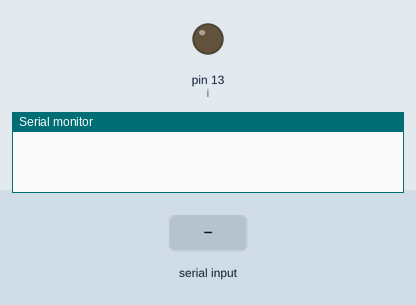
A sketch run on a simulated Arduino Uno, built with avr-gcc and run on an emulated ATmega328P. Shown: output pins drawn as LEDs (lit = HIGH), the last lines printed to the serial monitor. Dashed ring = blinking. Inputs (shaded band) come from the test bench.

Above: at 1.2 s.
1.3 s: "b" received over Serial
At 5.1 s:
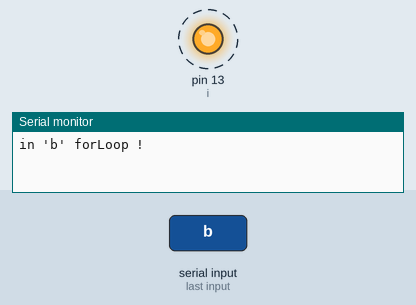
Timing chart, 0 to 10.3 s (numbered marks = the images above; inputs shaded):
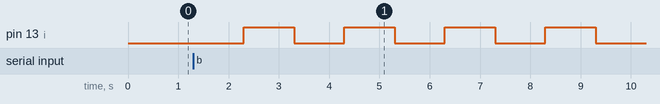

Measured:
- after the input at 1.3 s, pin 13 (i): alternates HIGH for 1.0 s and LOW for 1.0 s, starting after 1.0 s

The sketch:

SerialTest1.ino.ino
```cpp
char c = '1';
int i = 13;

void setup() {
  // put your setup code here, to run once:

    pinMode(i,OUTPUT);


  Serial.begin(9600);
}

void loop() {
  // put your main code here, to run repeatedly:
  char c;
  if(Serial.available()){
  c = Serial.read();
  }
 if(c == 'b'){
    for(int clk=0;clk<30;clk++){
    digitalWrite(i,LOW);

    delay(1000);

     digitalWrite(i,HIGH);

    delay(1000);
    Serial.println("in 'b' forLoop !");
    }
    Serial.println("out of 'b' forLoop !");
 }
   if(c ==  'c'){
    digitalWrite(i,LOW);
    delay(1000);
    Serial.println("in of 'c' code !!");
   }

  if(c ==  'q'){
    digitalWrite(i,HIGH);
    delay(1000);
    Serial.println("in of 'q' code !!");
   }
}
```
